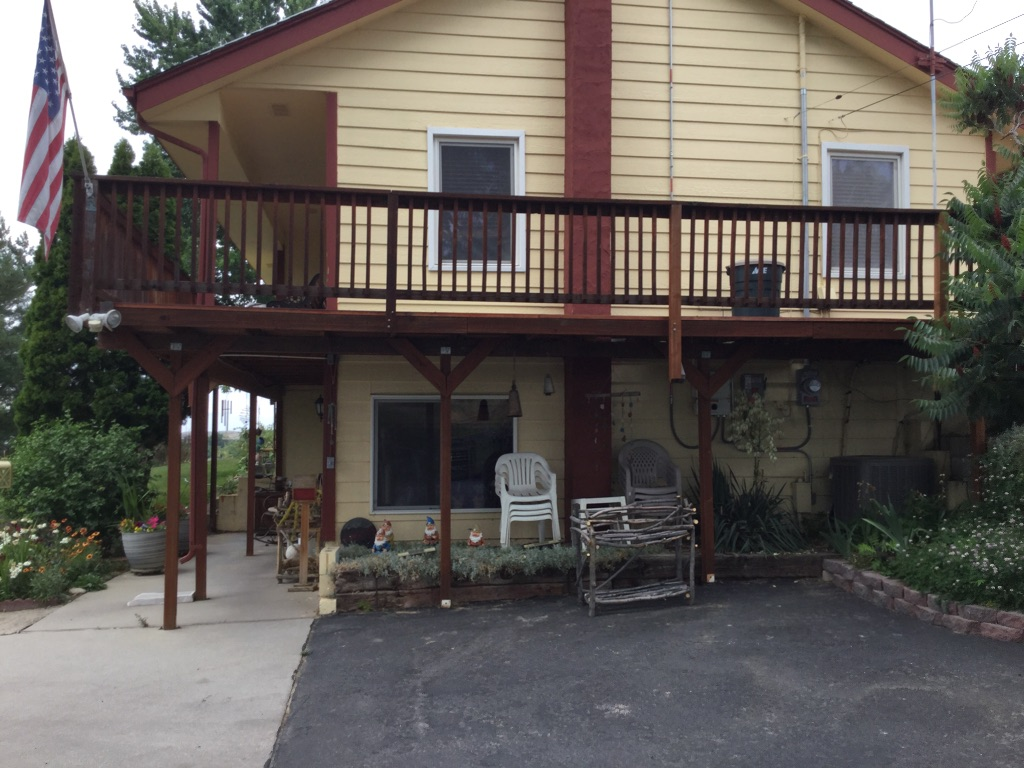
#> input picture src/features/computer-vision/eval/fixtures/boise-d058599086.jpg, 1024 x 768 px, given in place of openverse-d054630f-1e1e-41ab-ac84-4cafbd51bb2b.jpg, which was not available
$ python make-labeling-examples.py
#> lines starting #> are read from the running program, lines starting #| are printed output that depends on the picture; after the words box and inside, x2 and y2 are one past the last pixel; in counts of white or black regions, pixels touching at a corner belong together; pictures that were not available may be replaced by others from this repository, and a replacement may not be noted
"""Generate the good-vs-loose mask example for the CVAT labeling guide.

Uses a CC-licensed scraped image (NOT a real client property) so the asset is
safe to commit. Tight mask = a foliage contour traced by HSV threshold; loose
mask = an over-padded box around the same object.

Run with the export venv (has cv2/numpy/PIL):
    ~/yolo-export-venv/bin/python scripts/make-labeling-examples.py
"""
import os
import cv2
import numpy as np
from PIL import Image, ImageDraw, ImageFont

ROOT = os.path.dirname(os.path.dirname(os.path.abspath(__file__)))
# "Rosemary Bush" by Tobyotter, CC BY 2.0 — https://www.flickr.com/photos/78428166@N00/7114511333
SRC = os.path.join(ROOT, "training-data/harvest/images/openverse-d054630f-1e1e-41ab-ac84-4cafbd51bb2b.jpg")
OUT = os.path.join(ROOT, "training-data/labeling/examples/good-vs-loose-mask.png")
CREDIT = 'example image: "Rosemary Bush" by Tobyotter, CC BY 2.0'

img = cv2.imread(SRC)
#> img is the input picture: shape (768, 1024, 3); mean B, G, R 88.7, 93.2, 98.4
H, W = img.shape[:2]
#> H = 768; W = 1024

# ROI around the foreground rosemary bush (fractions of the frame).
x0, y0, x1, y1 = int(0.10 * W), int(0.30 * H), int(0.80 * W), int(0.86 * H)
#> x0 = 102; y0 = 230; x1 = 819; y1 = 660
roi = img[y0:y1, x0:x1]
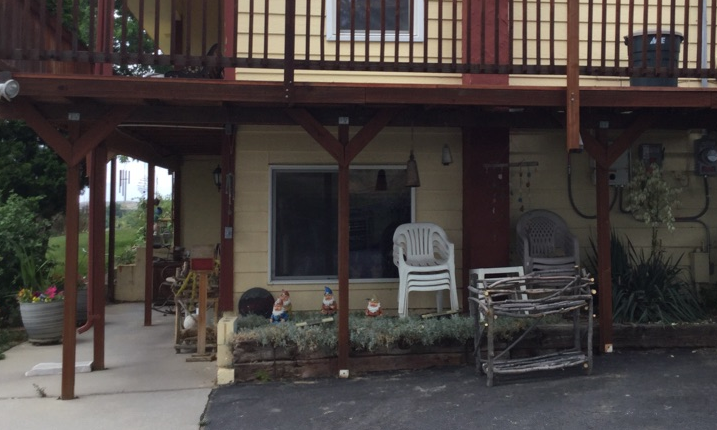
#> roi: shape (430, 717, 3); mean B, G, R 64.6, 67.1, 73.2
hsv = cv2.cvtColor(roi, cv2.COLOR_BGR2HSV)
#> hsv: shape (430, 717, 3); mean H, S, V 78.5, 52.1, 75.8
# Muted gray-green rosemary foliage: broad hue, low-moderate sat, mid value.
mask = cv2.inRange(hsv, (30, 18, 25), (95, 255, 200))
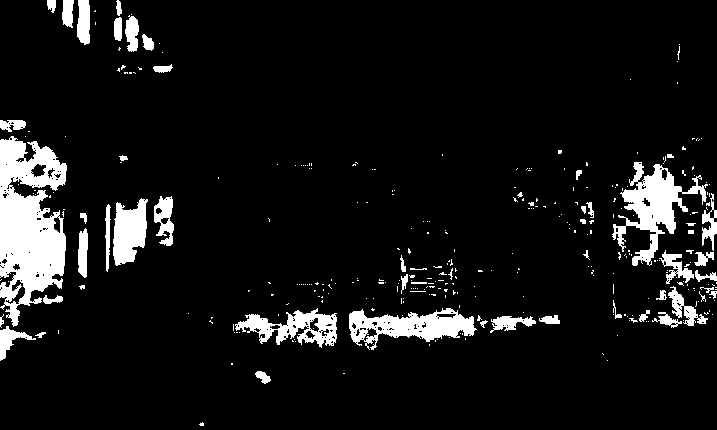
#> mask: shape (430, 717); 8.4% white; 332 white regions (279 under 20 px), largest, box (x1, y1, x2, y2) and area: (0, 136, 67, 327) 8177, (612, 162, 708, 266) 3402, (349, 308, 477, 350) 2689
mask = cv2.morphologyEx(mask, cv2.MORPH_CLOSE, np.ones((15, 15), np.uint8))
#> mask: shape (430, 717); 13.9% white; 55 white regions (38 under 20 px), largest, box (x1, y1, x2, y2) and area: (0, 120, 88, 361) 12691, (612, 152, 717, 328) 12080, (233, 248, 560, 350) 10083
mask = cv2.morphologyEx(mask, cv2.MORPH_OPEN, np.ones((7, 7), np.uint8))
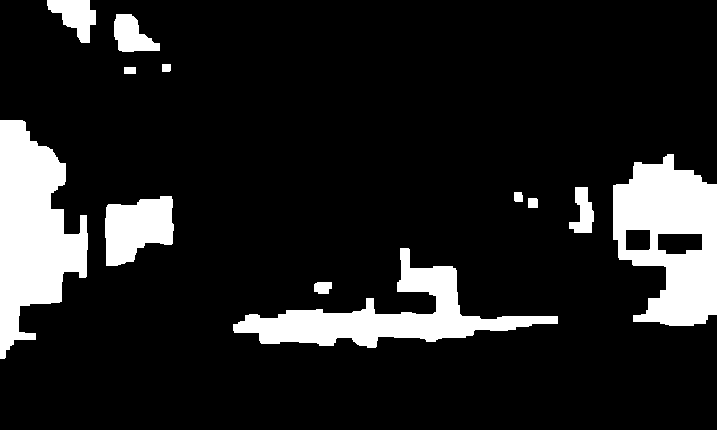
#> mask: shape (430, 717); 13.3% white; 12 white regions
cnts, _ = cv2.findContours(mask, cv2.RETR_EXTERNAL, cv2.CHAIN_APPROX_SIMPLE)
#> cnts = 12 contours; largest, box (x1, y1, x2, y2) and area: (613, 154, 717, 326) 12864, (0, 120, 88, 359) 12170, (233, 248, 558, 348) 9105, (105, 196, 174, 266) 3382, (47, 0, 96, 43) 1126
c = max(cnts, key=cv2.contourArea)
#> c = contour of 83 points, box (x1, y1, x2, y2) (613, 154, 717, 326), area 12864
eps = 0.008 * cv2.arcLength(c, True)
#> eps = 4.8
poly = cv2.approxPolyDP(c, eps, True).reshape(-1, 2) + [x0, y0]
#> poly = 21 rows, first 8: [736, 392], [731, 413], [715, 415], [715, 469], [721, 489], [767, 496], [768, 519], [761, 528]
bx, by, bw, bh = cv2.boundingRect(c)
#> bx = 613; by = 154; bw = 104; bh = 172


def panel(loose):
#> called with loose = False
    base = Image.open(SRC).convert("RGBA")
    ov = Image.new("RGBA", base.size, (0, 0, 0, 0))
#> ov: PIL image 1024x768 RGBA; every value is 0
    d = ImageDraw.Draw(ov)
    if loose:
        px, py = int(0.20 * bw), int(0.45 * bh)
        bb = [x0 + bx - px, y0 + by - py, x0 + bx + bw + px, y0 + by + bh + py]
        d.rectangle(bb, fill=(255, 60, 60, 70), outline=(255, 40, 40, 255), width=6)
    else:
        pts = [tuple(int(v) for v in p) for p in poly]
#> pts = [(736, 392), (731, 413), (715, 415), (715, 469), (721, 489), (767, 496), (768, 519), (761, 528), (750, 528), (748, 543), (735, 545), (735, 551), (807, 553), (810, 544), (818, 544), (818, 414), (804, 412), (795, 400), (776, 400), (775, 384), (764, 394)]
        d.polygon(pts, fill=(40, 220, 90, 70))
        d.line(pts + [pts[0]], fill=(20, 200, 70, 255), width=5)
    return Image.alpha_composite(base, ov).convert("RGB")


good, loose = panel(False), panel(True)
#> call 2 of panel, with loose = True
#> in panel (call 2), `px, py = int(0.20 * bw), int(0.45 * bh)`: px = 20; py = 77
#> in panel (call 2), `bb = [x0 + bx - px, y0 + by - py, x0 + bx + bw + px, y0 + by + bh + py]`: bb = [695, 307, 839, 633]
#> in panel (call 2), `return Image.alpha_composite(base, ov).convert("RGB")`:
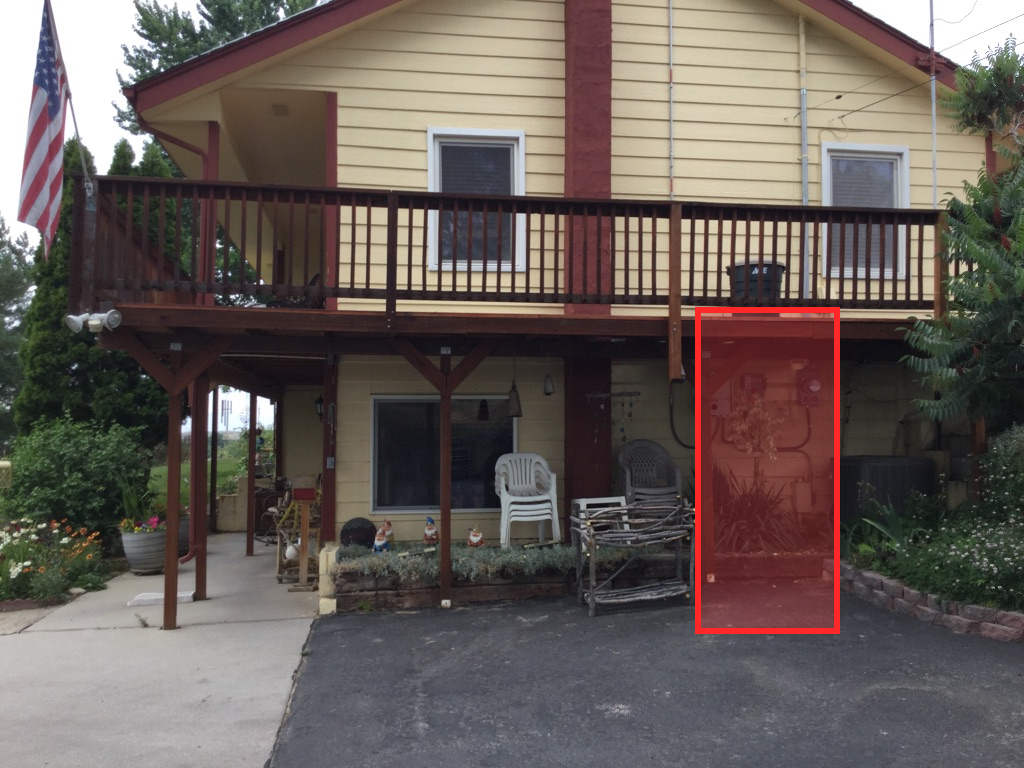
#> returned value: PIL image 1024x768 RGB; mean R, G, B 102.9, 93.4, 88.9
scale = 760 / H
#> scale = 0.99
nw, nh = int(W * scale), int(H * scale)
#> nw = 1013; nh = 760
good, loose = good.resize((nw, nh)), loose.resize((nw, nh))
pad, band, foot = 24, 88, 34
canvas = Image.new("RGB", (nw * 2 + pad * 3, nh + band + foot + pad * 2), (245, 245, 245))
#> canvas: PIL image 2098x930 RGB; every value is 245
canvas.paste(good, (pad, band + pad))
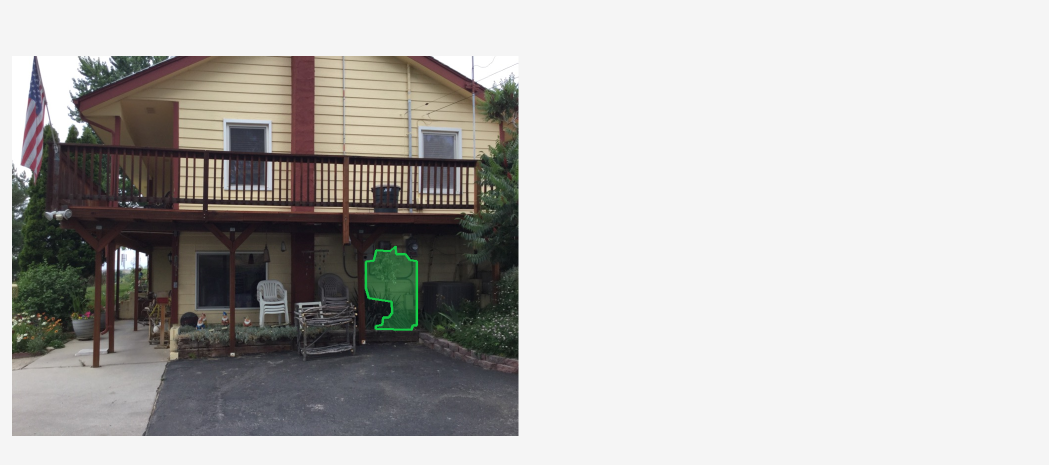
#> canvas: PIL image 2098x930 RGB (shown at 1/2 size); mean R, G, B 187.1, 185.6, 183.4
canvas.paste(loose, (nw + pad * 2, band + pad))
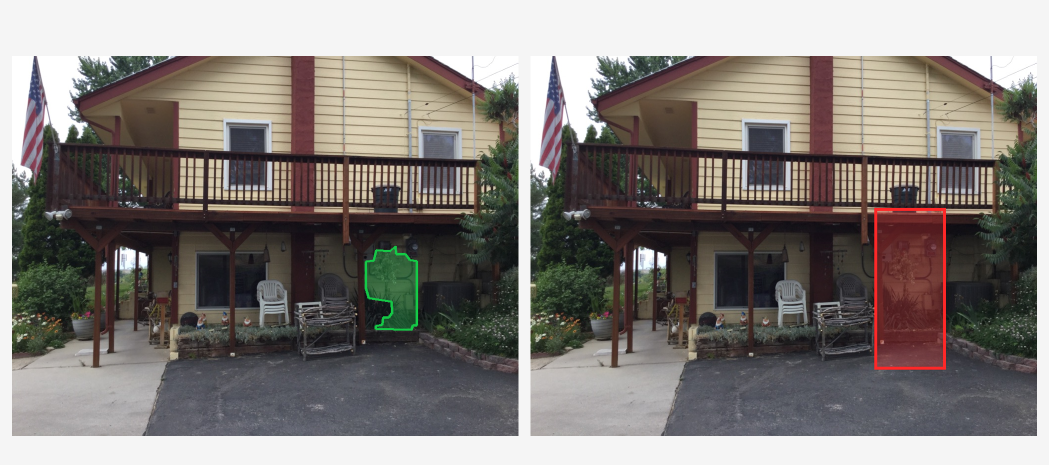
#> canvas: PIL image 2098x930 RGB (shown at 1/2 size); mean R, G, B 131, 125.8, 121.8
d = ImageDraw.Draw(canvas)


def font(sz, bold=True):
#> called with sz = 34, bold = True
    for p in [
        f"/usr/share/fonts/truetype/dejavu/DejaVuSans{'-Bold' if bold else ''}.ttf",
        "/usr/share/fonts/truetype/dejavu/DejaVuSans.ttf",
    ]:
        try:
            return ImageFont.truetype(p, sz)
        except Exception:
            pass
    return ImageFont.load_default()


fb, fs = font(34), font(20, bold=False)
d.text((pad, 24), "GOOD - tight mask hugs the shrub", fill=(20, 140, 50), font=fb)
d.text((nw + pad * 2, 24), "LOOSE - box spills onto path, lawn & house", fill=(190, 30, 30), font=fb)
d.text((pad, 60), "polygon follows the object edge", fill=(90, 90, 90), font=fs)
d.text((nw + pad * 2, 60), "includes non-hazard pixels = bad training signal", fill=(90, 90, 90), font=fs)
d.text((pad, nh + band + pad + 8), CREDIT, fill=(120, 120, 120), font=fs)
os.makedirs(os.path.dirname(OUT), exist_ok=True)
canvas.save(OUT)
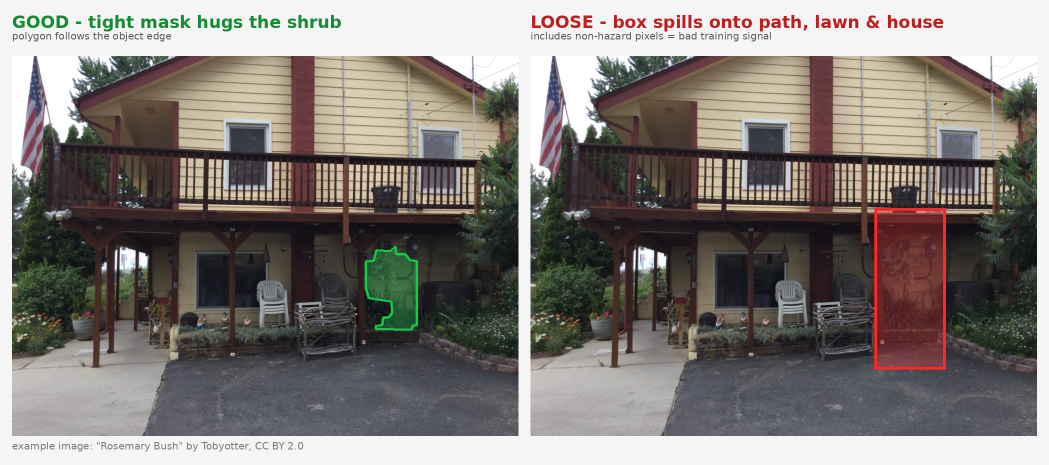
#> saved as good-vs-loose-mask.png: PIL image 2098x930 RGB (shown at 1/2 size); mean R, G, B 129.6, 124.1, 119.8
print("saved", OUT, canvas.size)
#| saved training-data/labeling/examples/good-vs-loose-mask.png (2098, 930)

$ run again, on src/features/computer-vision/eval/fixtures/boise-f7241d07f0.jpg
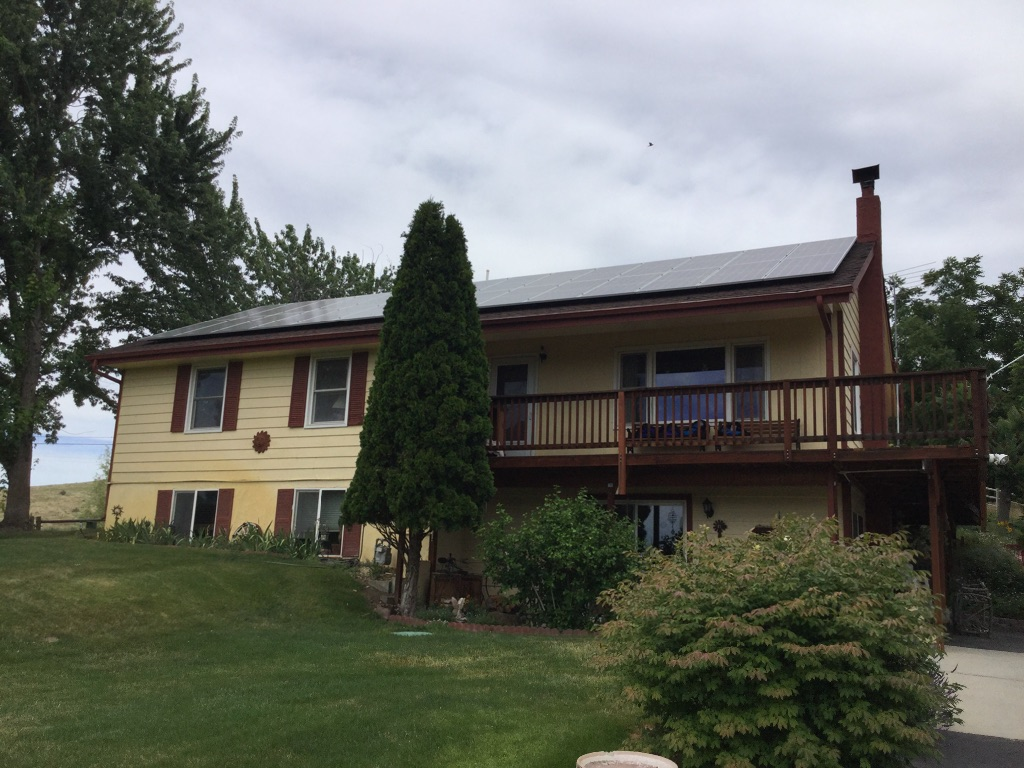
#> input picture src/features/computer-vision/eval/fixtures/boise-f7241d07f0.jpg, 1024 x 768 px, given in place of openverse-d054630f-1e1e-41ab-ac84-4cafbd51bb2b.jpg, which was not available
#> img is the input picture: shape (768, 1024, 3); mean B, G, R 100, 107.2, 104.5
#> hsv: shape (430, 717, 3); mean H, S, V 53, 75.2, 81.2
#> `mask = cv2.morphologyEx(mask, cv2.MORPH_OPEN, np.ones((7, 7), np.uint8))`:
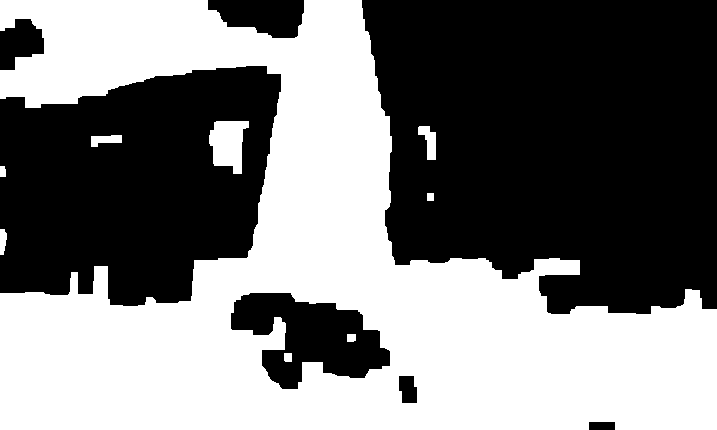
#> mask: shape (430, 717); 48.2% white; 9 white regions
#> cnts = 7 contours; box (x1, y1, x2, y2) and area: (0, 0, 717, 430) 153551, (209, 121, 249, 174) 1400, (418, 126, 436, 160) 311, (91, 135, 122, 147) 215, (0, 229, 7, 255) 118, (0, 166, 6, 177) 48, (427, 193, 434, 201) 42
#> c = contour of 415 points, box (x1, y1, x2, y2) (0, 0, 717, 430), area 153551
#> eps = 27.15
#> poly = 20 rows, first 8: [102, 230], [144, 259], [102, 300], [127, 337], [383, 304], [350, 486], [279, 533], [212, 535]
#> bx = 0; bw = 717; bh = 430
#> ov: PIL image 1024x768 RGBA; every value is 0
#> pts = [(102, 230), (144, 259), (102, 300), (127, 337), (383, 304), (350, 486), (279, 533), (212, 535), (209, 496), (102, 523), (102, 659), (818, 659), (801, 520), (653, 544), (640, 506), (681, 490), (496, 494), (463, 230), (406, 230), (396, 268)]
#> `canvas.save(OUT)`:
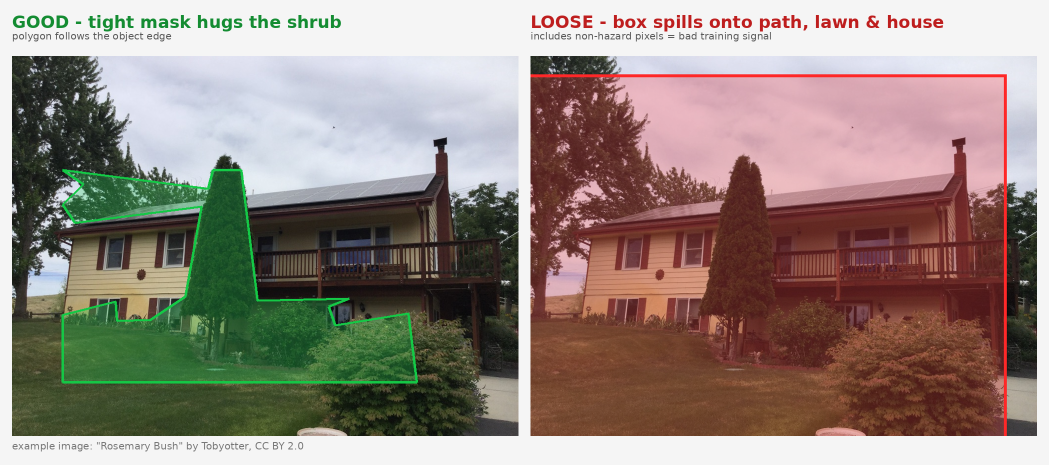
#> saved as good-vs-loose-mask.png: PIL image 2098x930 RGB (shown at 1/2 size); mean R, G, B 147.5, 134.1, 125.9
#| saved training-data/labeling/examples/good-vs-loose-mask.png (2098, 930)
